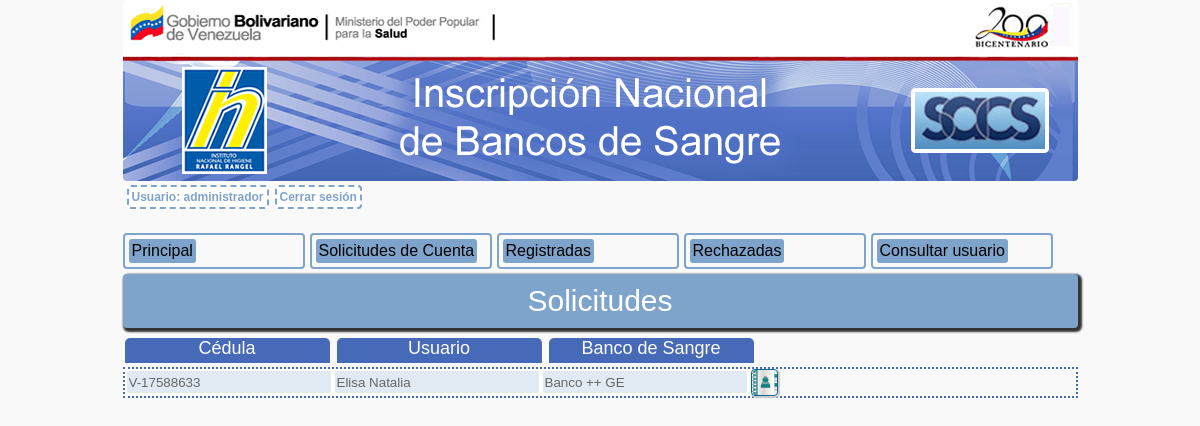
Screenshot of /administracion_solicitud_cta.php (signed in) with the database file from the repository.
### tables this page shows
CREATE TABLE IF NOT EXISTS `usuarios` (
  `id` int(100) NOT NULL AUTO_INCREMENT,
  `nro_solicitud` varchar(300) NOT NULL,
  `usuario` varchar(200) NOT NULL,
  `nombres` varchar(200) NOT NULL,
  `apellidos` varchar(200) NOT NULL,
  `cedula` varchar(100) NOT NULL,
  `telefono` varchar(200) NOT NULL,
  `contrasenia` varchar(200) NOT NULL,
  `correo` varchar(100) NOT NULL,
  `nombrebs` varchar(100) NOT NULL,
  `rif_bs` varchar(100) NOT NULL,
  `nit_bs` varchar(100) NOT NULL,
  `estatus` varchar(100) NOT NULL,
  `cod` varchar(100) NOT NULL,
  PRIMARY KEY (`id`)
);

### administracion_solicitud_cta.php (the view, shortened to what this page needs)
<!DOCTYPE html PUBLIC "-//W3C//DTD XHTML 1.0 Transitional//EN" "http://www.w3.org/TR/xhtml1/DTD/xhtml1-transitional.dtd">
<html xmlns="http://www.w3.org/1999/xhtml">
<head>
<link href="css/estilos_banco_de_sangre.css" rel="stylesheet" type="text/css" />
<link rel="stylesheet" type="text/css" href="tcal.css">
</head>
<body class="bs">
<div class="contenedor">
<div class="encabezado"></div>
<?php
$usuario =$_SESSION['usuario'];
?>
<div class="usuario">
<p class="usuario">Usuario: <?php echo $usuario; ?></p>
<a href="destruir_sesion.php"><p class="usuario">Cerrar sesión</p></a>
</div>
<div class="bs_java_admin"><a class="bs_java_2" href="administracion.php" onclick="pedir_cta_visible(this);">Principal</a></div>
<div class="bs_java_admin"><a class="bs_java_2" href="administracion_solicitud_cta.php" onclick="pedir_cta_visible(this);">Solicitudes de Cuenta</a></div>
<div class="bs_java_admin"><a class="bs_java_2" href="administracion_registradas.php" onclick="pedir_cta_visible(this);">Registradas</a></div>
<div class="bs_java_admin"><a class="bs_java_2" href="administracion_rechazadas.php" onclick="pedir_cta_visible(this);">Rechazadas</a></div>
<div class="bs_java_admin"><a class="bs_java_2" href="administracion_busqueda.php" onclick="pedir_cta_visible(this);">Consultar usuario</a></div>
<h1>Solicitudes</h1>
<div class="admin">
<span class="admin">C&eacute;dula</span>
<span class="admin">Usuario</span>
<span class="admin">Banco de Sangre</span>
</div>
<?php
include "config.php";
			$estatus="0";
			$sql1="SELECT * FROM usuarios WHERE estatus='$estatus' ORDER BY cedula  ASC";
			$seleccion=mysql_query($sql1,$conexion);
			while ($row = mysql_fetch_array($seleccion)){
				$nombres=$row['nombres'];
				$cedula=$row['cedula'];
				$nombrebs=$row['nombrebs'];
?>
<div class="admin">
<form class="admin" action="datos_solicitador_cta.php" method="post" >
<input class="admin" id="ced" type="text" name="ced" disabled="disabled" value="<?php echo $cedula;?>">
<input class="admin" id="" type="text" name="nombre" disabled="disabled" value="<?php echo $nombres;?>">
<input class="admin" id="" type="text" name="nombrebs" disabled="disabled" value="<?php echo $nombrebs;?>" />
<input class="img" type='image' name='boton_submit'  src='imagenes/detalles.png' alt='Ver detalles'/>
</form></div>
<?php
}
?>
 </div>
</body>
</html>

### css/estilos_banco_de_sangre.css (style rules this page uses)
body.bs { margin: 0 auto; background:#F9F9F9; font-family:'Arial'; }
div.contenedor { width: 955px; height:auto; margin: 0 auto; color:#333; font-family: "Arial"; }
div.encabezado { float:left; background: url(../imagenes/banner_sup.png) no-repeat; border-radius: 4px; -moz-border-radius: 4px; -webkit-border-radius : 4px; width: 100%; height: 181px; }
h1 { float:left; width: 100%; font-family:'Arial'; font-weight:normal; font-size:30px; padding: 10px 0px 10px 0px; text-align:center; background:#7FA4CB; color:#FFF; margin: 5px 0px 10px 0px; border-radius: 4px; -moz-border-radius: 4px; -webkit-border-radius : 4px; box-shadow: 2px 2px 2px 2px #333; -webkit-box-shadow: 2px 2px 2px 2px #333; -moz-box-shadow: 2px 2px 2px 2px #333; }
p.usuario { float:left; font-size:12px; font-weight:bold; height: 14px; background:#FFF; color:#7FA4CB; border:#7FA4CB dashed 2px; margin:3px; padding:3px; border-radius: 4px; -moz-border-radius: 4px; -webkit-border-radius : 4px; }
div.bs_java_admin { float:left; width: 170px; height:auto; margin: 20px 5px 0px 0px; padding: 4px; border:#7FA4CB solid 2px; border-radius: 4px; -moz-border-radius: 4px; -webkit-border-radius : 4px; }
a:link.bs_java_2 { float:left; color:#000; text-decoration:none; background:#7FA4CB; border-radius: 3px; padding: 3px; }
span { float:left; width: 225px; height: 73px; padding: 0px; }
div.admin { float:left; width: 955px; margin: 0px 0px 0px 0px; }
span.admin { background:#466AB7; color:#FFF; float:left; margin: 0px 5px 1px 2px; border-top-left-radius: 5px; border-top-right-radius:5px; text-align:center; font-size:18px; width: 205px; height:25px; }
input.admin { float:left; width: 200px; background:#666; height:18px; border:#FFF solid 2px; border-radius: 4px; -moz-border-radius: 4px; -webkit-border-radius : 4px; background:#E1EAF2; color:#666; padding: 2px; }
form.admin { margin: 3px 0px 0px 0px; border:#466AB7 dotted 2px; width:auto; height: 0 auto; }
input.img { margin: 0px 2px 0px 2px; border: #069 solid 1px; border-radius: 4px; -moz-border-radius: 4px; -webkit-border-radius : 4px; box-shadow: 1px 1px 1px 1px #CCC; -webkit-box-shadow: 1px 1px 1px 1px #CCC; -moz-box-shadow: 1px 1px 1px 1px #CCC; }
div.usuario { float:left; width: 100%; margin: 1px; }

### rows the page displays
usuarios: ced "V-17588633", nombre "Elisa Natalia", nombrebs "Banco ++ GE"

### other values shown
$usuario "administrador"
